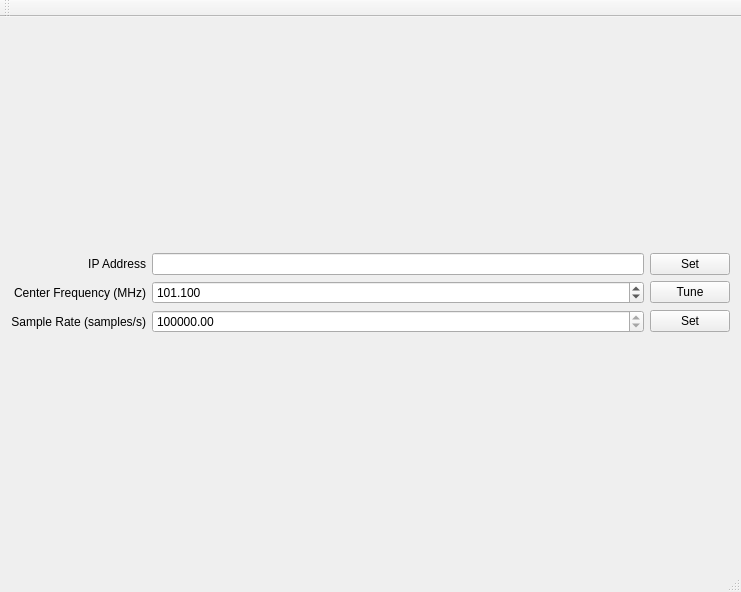
<?xml version="1.0" encoding="UTF-8"?>
<ui version="4.0">
 <class>MainWindow</class>
 <widget class="QMainWindow" name="MainWindow">
  <property name="geometry">
   <rect>
    <x>0</x>
    <y>0</y>
    <width>741</width>
    <height>592</height>
   </rect>
  </property>
  <property name="windowTitle">
   <string>MyHackRF</string>
  </property>
  <widget class="QWidget" name="centralWidget">
   <layout class="QGridLayout" name="gridLayout_2">
    <item row="0" column="0">
     <layout class="QGridLayout" name="gridLayout">
      <item row="1" column="1">
       <widget class="QDoubleSpinBox" name="spinBox_centerFrequency">
        <property name="suffix">
         <string extracomment="MHz"/>
        </property>
        <property name="decimals">
         <number>3</number>
        </property>
        <property name="minimum">
         <double>20.000000000000000</double>
        </property>
        <property name="maximum">
         <double>6000.000000000000000</double>
        </property>
        <property name="value">
         <double>101.099999999999994</double>
        </property>
       </widget>
      </item>
      <item row="2" column="1">
       <widget class="QDoubleSpinBox" name="spinBox_sampleRate">
        <property name="minimum">
         <double>1000000.000000000000000</double>
        </property>
        <property name="maximum">
         <double>20000000.000000000000000</double>
        </property>
        <property name="value">
         <double>8000000.000000000000000</double>
        </property>
       </widget>
      </item>
      <item row="2" column="0">
       <widget class="QLabel" name="label_2">
        <property name="text">
         <string>Sample Rate (samples/s)</string>
        </property>
        <property name="alignment">
         <set>Qt::AlignRight|Qt::AlignTrailing|Qt::AlignVCenter</set>
        </property>
       </widget>
      </item>
      <item row="2" column="2">
       <widget class="QPushButton" name="pushButton_setSampleRate">
        <property name="text">
         <string>Set</string>
        </property>
       </widget>
      </item>
      <item row="1" column="2">
       <widget class="QPushButton" name="pushButton_tune">
        <property name="text">
         <string>Tune</string>
        </property>
       </widget>
      </item>
      <item row="1" column="0">
       <widget class="QLabel" name="label">
        <property name="text">
         <string>Center Frequency (MHz)</string>
        </property>
        <property name="alignment">
         <set>Qt::AlignRight|Qt::AlignTrailing|Qt::AlignVCenter</set>
        </property>
       </widget>
      </item>
      <item row="0" column="0">
       <widget class="QLabel" name="label_3">
        <property name="text">
         <string>IP Address</string>
        </property>
        <property name="alignment">
         <set>Qt::AlignRight|Qt::AlignTrailing|Qt::AlignVCenter</set>
        </property>
       </widget>
      </item>
      <item row="0" column="1">
       <widget class="QLineEdit" name="lineEdit_IPaddr"/>
      </item>
      <item row="0" column="2">
       <widget class="QPushButton" name="pushButton_setIP">
        <property name="text">
         <string>Set</string>
        </property>
       </widget>
      </item>
     </layout>
    </item>
   </layout>
  </widget>
  <widget class="QMenuBar" name="menuBar">
   <property name="geometry">
    <rect>
     <x>0</x>
     <y>0</y>
     <width>741</width>
     <height>25</height>
    </rect>
   </property>
  </widget>
  <widget class="QToolBar" name="mainToolBar">
   <attribute name="toolBarArea">
    <enum>TopToolBarArea</enum>
   </attribute>
   <attribute name="toolBarBreak">
    <bool>false</bool>
   </attribute>
  </widget>
  <widget class="QStatusBar" name="statusBar"/>
 </widget>
 <layoutdefault spacing="6" margin="11"/>
 <resources/>
 <connections/>
</ui>
